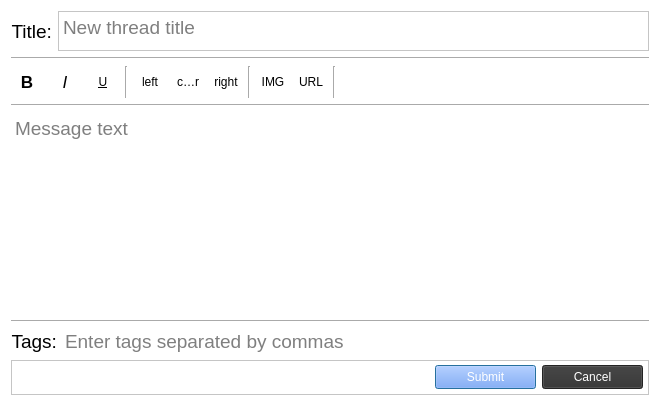
<?xml version="1.0" encoding="UTF-8"?>
<ui version="4.0">
 <author>Adalid Claure</author>
 <class>NewThreadDlg</class>
 <widget class="QDialog" name="NewThreadDlg">
  <property name="geometry">
   <rect>
    <x>0</x>
    <y>0</y>
    <width>660</width>
    <height>406</height>
   </rect>
  </property>
  <property name="sizePolicy">
   <sizepolicy hsizetype="Preferred" vsizetype="Preferred">
    <horstretch>0</horstretch>
    <verstretch>0</verstretch>
   </sizepolicy>
  </property>
  <property name="windowTitle">
   <string>New Thread</string>
  </property>
  <property name="styleSheet">
   <string notr="true">background-color: rgb(255, 255, 255);</string>
  </property>
  <layout class="QGridLayout" name="gridLayout_2">
   <item row="0" column="0">
    <layout class="QVBoxLayout" name="verticalLayout">
     <item>
      <layout class="QHBoxLayout" name="horizontalLayout">
       <property name="sizeConstraint">
        <enum>QLayout::SetDefaultConstraint</enum>
       </property>
       <item>
        <widget class="QLabel" name="titleLbl">
         <property name="minimumSize">
          <size>
           <width>40</width>
           <height>0</height>
          </size>
         </property>
         <property name="font">
          <font>
           <family>Helvetica</family>
           <pointsize>14</pointsize>
           <weight>50</weight>
           <bold>false</bold>
          </font>
         </property>
         <property name="styleSheet">
          <string notr="true">QLabel { color: rgb(0, 0, 0); }</string>
         </property>
         <property name="text">
          <string>Title:</string>
         </property>
         <property name="alignment">
          <set>Qt::AlignRight|Qt::AlignTrailing|Qt::AlignVCenter</set>
         </property>
        </widget>
       </item>
       <item>
        <widget class="owl::SpellCheckEdit" name="titleText">
         <property name="minimumSize">
          <size>
           <width>0</width>
           <height>20</height>
          </size>
         </property>
         <property name="maximumSize">
          <size>
           <width>16777215</width>
           <height>40</height>
          </size>
         </property>
         <property name="font">
          <font>
           <pointsize>14</pointsize>
          </font>
         </property>
         <property name="whatsThis">
          <string>Enter the title of the thread or post here.</string>
         </property>
         <property name="inputMethodHints">
          <set>Qt::ImhNone</set>
         </property>
         <property name="frameShape">
          <enum>QFrame::StyledPanel</enum>
         </property>
         <property name="frameShadow">
          <enum>QFrame::Plain</enum>
         </property>
         <property name="lineWidth">
          <number>0</number>
         </property>
         <property name="verticalScrollBarPolicy">
          <enum>Qt::ScrollBarAlwaysOff</enum>
         </property>
         <property name="horizontalScrollBarPolicy">
          <enum>Qt::ScrollBarAlwaysOff</enum>
         </property>
         <property name="tabChangesFocus">
          <bool>true</bool>
         </property>
         <property name="lineWrapMode">
          <enum>QPlainTextEdit::NoWrap</enum>
         </property>
         <property name="placeholderText">
          <string>New thread title</string>
         </property>
        </widget>
       </item>
      </layout>
     </item>
     <item>
      <widget class="Line" name="line_3">
       <property name="orientation">
        <enum>Qt::Horizontal</enum>
       </property>
      </widget>
     </item>
     <item>
      <layout class="QGridLayout" name="gridLayout_3">
       <item row="0" column="11">
        <widget class="Line" name="line_4">
         <property name="orientation">
          <enum>Qt::Vertical</enum>
         </property>
        </widget>
       </item>
       <item row="0" column="1">
        <widget class="QToolButton" name="boldBtn">
         <property name="minimumSize">
          <size>
           <width>32</width>
           <height>32</height>
          </size>
         </property>
         <property name="maximumSize">
          <size>
           <width>32</width>
           <height>32</height>
          </size>
         </property>
         <property name="font">
          <font>
           <pointsize>13</pointsize>
           <weight>75</weight>
           <bold>true</bold>
          </font>
         </property>
         <property name="toolTip">
          <string>Bold</string>
         </property>
         <property name="styleSheet">
          <string notr="true">QToolButton
{
    border-radius: 2px;
}

QToolButton:hover
{
  	background-color: #D0D0D0;
}</string>
         </property>
         <property name="text">
          <string>B</string>
         </property>
         <property name="autoRaise">
          <bool>true</bool>
         </property>
        </widget>
       </item>
       <item row="0" column="4">
        <widget class="Line" name="line_5">
         <property name="orientation">
          <enum>Qt::Vertical</enum>
         </property>
        </widget>
       </item>
       <item row="0" column="6">
        <widget class="QToolButton" name="centerBtn">
         <property name="minimumSize">
          <size>
           <width>32</width>
           <height>32</height>
          </size>
         </property>
         <property name="maximumSize">
          <size>
           <width>32</width>
           <height>32</height>
          </size>
         </property>
         <property name="styleSheet">
          <string notr="true">QToolButton
{
    border-radius: 2px;
}

QToolButton:hover
{
  	background-color: #D0D0D0;
}</string>
         </property>
         <property name="text">
          <string>center</string>
         </property>
         <property name="autoRaise">
          <bool>true</bool>
         </property>
        </widget>
       </item>
       <item row="0" column="7">
        <widget class="QToolButton" name="rightBtn">
         <property name="minimumSize">
          <size>
           <width>32</width>
           <height>32</height>
          </size>
         </property>
         <property name="maximumSize">
          <size>
           <width>32</width>
           <height>32</height>
          </size>
         </property>
         <property name="styleSheet">
          <string notr="true">QToolButton
{
    border-radius: 2px;
}

QToolButton:hover
{
  	background-color: #D0D0D0;
}</string>
         </property>
         <property name="text">
          <string>right</string>
         </property>
         <property name="autoRaise">
          <bool>true</bool>
         </property>
        </widget>
       </item>
       <item row="0" column="5">
        <widget class="QToolButton" name="leftBtn">
         <property name="minimumSize">
          <size>
           <width>32</width>
           <height>32</height>
          </size>
         </property>
         <property name="maximumSize">
          <size>
           <width>32</width>
           <height>32</height>
          </size>
         </property>
         <property name="styleSheet">
          <string notr="true">QToolButton
{
    border-radius: 2px;
}

QToolButton:hover
{
  	background-color: #D0D0D0;
}</string>
         </property>
         <property name="text">
          <string>left</string>
         </property>
         <property name="autoRaise">
          <bool>true</bool>
         </property>
        </widget>
       </item>
       <item row="0" column="2">
        <widget class="QToolButton" name="italicBtn">
         <property name="minimumSize">
          <size>
           <width>32</width>
           <height>32</height>
          </size>
         </property>
         <property name="maximumSize">
          <size>
           <width>32</width>
           <height>32</height>
          </size>
         </property>
         <property name="font">
          <font>
           <pointsize>13</pointsize>
           <italic>true</italic>
          </font>
         </property>
         <property name="toolTip">
          <string>Italic</string>
         </property>
         <property name="styleSheet">
          <string notr="true">QToolButton
{
    border-radius: 2px;
}

QToolButton:hover
{
  	background-color: #D0D0D0;
}</string>
         </property>
         <property name="text">
          <string>I</string>
         </property>
         <property name="autoRaise">
          <bool>true</bool>
         </property>
        </widget>
       </item>
       <item row="0" column="3">
        <widget class="QToolButton" name="underlineBtn">
         <property name="minimumSize">
          <size>
           <width>32</width>
           <height>32</height>
          </size>
         </property>
         <property name="maximumSize">
          <size>
           <width>32</width>
           <height>32</height>
          </size>
         </property>
         <property name="font">
          <font>
           <underline>true</underline>
          </font>
         </property>
         <property name="toolTip">
          <string>Underline</string>
         </property>
         <property name="styleSheet">
          <string notr="true">QToolButton
{
    border-radius: 2px;
}

QToolButton:hover
{
  	background-color: #D0D0D0;
}</string>
         </property>
         <property name="text">
          <string>U</string>
         </property>
         <property name="autoRaise">
          <bool>true</bool>
         </property>
        </widget>
       </item>
       <item row="0" column="13">
        <spacer name="horizontalSpacer_2">
         <property name="orientation">
          <enum>Qt::Horizontal</enum>
         </property>
         <property name="sizeHint" stdset="0">
          <size>
           <width>40</width>
           <height>20</height>
          </size>
         </property>
        </spacer>
       </item>
       <item row="0" column="10">
        <widget class="QToolButton" name="urlBtn">
         <property name="minimumSize">
          <size>
           <width>32</width>
           <height>32</height>
          </size>
         </property>
         <property name="maximumSize">
          <size>
           <width>32</width>
           <height>32</height>
          </size>
         </property>
         <property name="styleSheet">
          <string notr="true">QToolButton
{
    border-radius: 2px;
}

QToolButton:hover
{
  	background-color: #D0D0D0;
}</string>
         </property>
         <property name="text">
          <string>URL</string>
         </property>
         <property name="autoRaise">
          <bool>true</bool>
         </property>
        </widget>
       </item>
       <item row="0" column="9">
        <widget class="QToolButton" name="imgBtn">
         <property name="minimumSize">
          <size>
           <width>32</width>
           <height>32</height>
          </size>
         </property>
         <property name="maximumSize">
          <size>
           <width>32</width>
           <height>32</height>
          </size>
         </property>
         <property name="styleSheet">
          <string notr="true">QToolButton
{
    border-radius: 2px;
}

QToolButton:hover
{
  	background-color: #D0D0D0;
}</string>
         </property>
         <property name="text">
          <string>IMG</string>
         </property>
        </widget>
       </item>
       <item row="0" column="8">
        <widget class="Line" name="line_6">
         <property name="orientation">
          <enum>Qt::Vertical</enum>
         </property>
        </widget>
       </item>
      </layout>
     </item>
     <item>
      <widget class="Line" name="line">
       <property name="orientation">
        <enum>Qt::Horizontal</enum>
       </property>
      </widget>
     </item>
     <item>
      <widget class="owl::SpellCheckEdit" name="postTxt">
       <property name="font">
        <font>
         <family>Helvetica</family>
         <pointsize>14</pointsize>
        </font>
       </property>
       <property name="cursor" stdset="0">
        <cursorShape>IBeamCursor</cursorShape>
       </property>
       <property name="whatsThis">
        <string>Enter the body of the post text here.</string>
       </property>
       <property name="styleSheet">
        <string notr="true">QPlainTextEdit { border: 5px; }</string>
       </property>
       <property name="frameShape">
        <enum>QFrame::NoFrame</enum>
       </property>
       <property name="frameShadow">
        <enum>QFrame::Plain</enum>
       </property>
       <property name="lineWidth">
        <number>5</number>
       </property>
       <property name="tabChangesFocus">
        <bool>true</bool>
       </property>
       <property name="placeholderText">
        <string>Message text</string>
       </property>
      </widget>
     </item>
     <item>
      <widget class="Line" name="line_2">
       <property name="orientation">
        <enum>Qt::Horizontal</enum>
       </property>
      </widget>
     </item>
     <item>
      <layout class="QHBoxLayout" name="tagsFrame">
       <item>
        <widget class="QLabel" name="tagsLbl">
         <property name="minimumSize">
          <size>
           <width>40</width>
           <height>0</height>
          </size>
         </property>
         <property name="font">
          <font>
           <family>Helvetica</family>
           <pointsize>14</pointsize>
           <weight>50</weight>
           <bold>false</bold>
          </font>
         </property>
         <property name="styleSheet">
          <string notr="true">QLabel { color: rgb(0, 0, 0); }</string>
         </property>
         <property name="text">
          <string>Tags:</string>
         </property>
         <property name="alignment">
          <set>Qt::AlignRight|Qt::AlignTrailing|Qt::AlignVCenter</set>
         </property>
        </widget>
       </item>
       <item>
        <widget class="owl::FocusEventLineEdit" name="tagsTxt">
         <property name="font">
          <font>
           <family>Helvetica</family>
           <pointsize>14</pointsize>
          </font>
         </property>
         <property name="whatsThis">
          <string>Enter any tags related to the thread here. Separated by commas.</string>
         </property>
         <property name="frame">
          <bool>false</bool>
         </property>
         <property name="placeholderText">
          <string>Enter tags separated by commas</string>
         </property>
        </widget>
       </item>
      </layout>
     </item>
     <item>
      <widget class="QFrame" name="frame">
       <property name="minimumSize">
        <size>
         <width>0</width>
         <height>35</height>
        </size>
       </property>
       <property name="styleSheet">
        <string notr="true"/>
       </property>
       <property name="frameShape">
        <enum>QFrame::StyledPanel</enum>
       </property>
       <property name="frameShadow">
        <enum>QFrame::Raised</enum>
       </property>
       <layout class="QGridLayout" name="gridLayout">
        <property name="leftMargin">
         <number>0</number>
        </property>
        <property name="topMargin">
         <number>2</number>
        </property>
        <property name="rightMargin">
         <number>5</number>
        </property>
        <property name="bottomMargin">
         <number>2</number>
        </property>
        <item row="0" column="2">
         <layout class="QHBoxLayout" name="horizontalLayout_2">
          <item>
           <widget class="QPushButton" name="saveButton">
            <property name="minimumSize">
             <size>
              <width>101</width>
              <height>24</height>
             </size>
            </property>
            <property name="maximumSize">
             <size>
              <width>101</width>
              <height>24</height>
             </size>
            </property>
            <property name="focusPolicy">
             <enum>Qt::StrongFocus</enum>
            </property>
            <property name="styleSheet">
             <string notr="true">QPushButton
{
	color: rgb(255, 255, 255);
	background-color: rgb(102, 153, 255);
}

QPushButton:hover
{
	background-color: #A3C2FC;
}

QPushButton:focus
{ 
	background-color: #A3C2FC;;
}

QPushButton[enabled=&quot;false&quot;]
{
	background-color: grey;
	color: lightgrey;
}</string>
            </property>
            <property name="text">
             <string>Submit</string>
            </property>
            <property name="checkable">
             <bool>false</bool>
            </property>
            <property name="default">
             <bool>false</bool>
            </property>
            <property name="flat">
             <bool>false</bool>
            </property>
           </widget>
          </item>
          <item>
           <widget class="QPushButton" name="cancelButton">
            <property name="minimumSize">
             <size>
              <width>101</width>
              <height>24</height>
             </size>
            </property>
            <property name="maximumSize">
             <size>
              <width>101</width>
              <height>24</height>
             </size>
            </property>
            <property name="focusPolicy">
             <enum>Qt::StrongFocus</enum>
            </property>
            <property name="styleSheet">
             <string notr="true">QPushButton
{
	background-color: rgb(50, 50, 50);
	color: rgb(255, 255, 255);
}

QPushButton:hover
{
	background-color: lightgrey;
	border-color: rgb(255, 255, 255);
}

QPushButton:focus
{ 
	background-color: lightgrey;
}</string>
            </property>
            <property name="text">
             <string>Cancel</string>
            </property>
           </widget>
          </item>
         </layout>
        </item>
        <item row="0" column="1">
         <widget class="QLabel" name="statusLbl">
          <property name="sizePolicy">
           <sizepolicy hsizetype="MinimumExpanding" vsizetype="Preferred">
            <horstretch>0</horstretch>
            <verstretch>0</verstretch>
           </sizepolicy>
          </property>
          <property name="text">
           <string/>
          </property>
         </widget>
        </item>
        <item row="0" column="0">
         <widget class="QLabel" name="statusImgLbl">
          <property name="minimumSize">
           <size>
            <width>28</width>
            <height>28</height>
           </size>
          </property>
          <property name="maximumSize">
           <size>
            <width>28</width>
            <height>28</height>
           </size>
          </property>
          <property name="text">
           <string/>
          </property>
          <property name="scaledContents">
           <bool>true</bool>
          </property>
         </widget>
        </item>
       </layout>
      </widget>
     </item>
    </layout>
   </item>
  </layout>
 </widget>
 <customwidgets>
  <customwidget>
   <class>owl::FocusEventLineEdit</class>
   <extends>QLineEdit</extends>
   <header>FocusEventLineEdit.h</header>
  </customwidget>
  <customwidget>
   <class>owl::SpellCheckEdit</class>
   <extends>QPlainTextEdit</extends>
   <header>PostTextEditor.h</header>
  </customwidget>
 </customwidgets>
 <tabstops>
  <tabstop>titleText</tabstop>
  <tabstop>postTxt</tabstop>
  <tabstop>tagsTxt</tabstop>
  <tabstop>saveButton</tabstop>
  <tabstop>cancelButton</tabstop>
  <tabstop>boldBtn</tabstop>
  <tabstop>italicBtn</tabstop>
  <tabstop>underlineBtn</tabstop>
  <tabstop>leftBtn</tabstop>
  <tabstop>centerBtn</tabstop>
  <tabstop>rightBtn</tabstop>
 </tabstops>
 <resources/>
 <connections/>
</ui>
